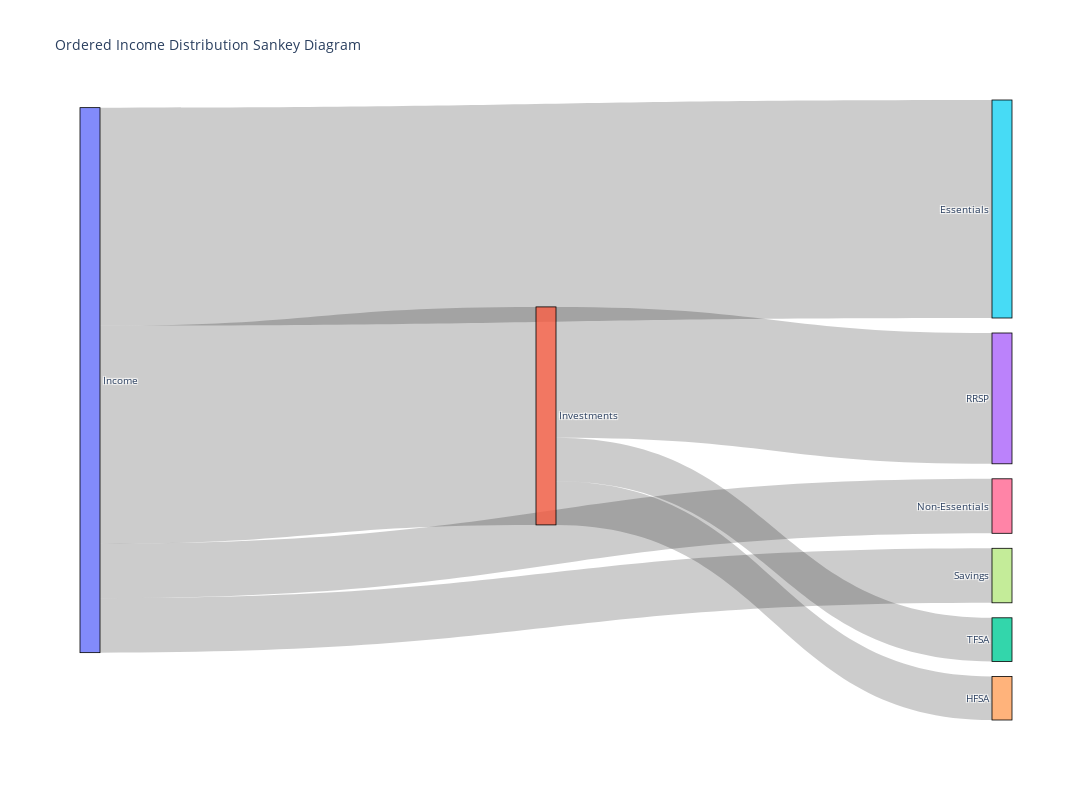

Notebook source saved alongside this figure:
### Code cell
# Iteration 2 

import plotly.graph_objects as go

def create_sankey_diagram_ordered_with_larger_size(income, essentials_pct, non_essentials_pct, investments_pct, savings_pct,
                                                   tfsa_pct, rrsp_pct, hfsa_pct):
    # Validate that the total percentage equals 100%
    total_pct = essentials_pct + non_essentials_pct + investments_pct + savings_pct
    if total_pct > 1.0:
        raise ValueError("The total percentage exceeds 100%. Please ensure that the percentages add up to 100.")

    # Validate investment distribution percentages
    total_investment_pct = tfsa_pct + rrsp_pct + hfsa_pct
    if total_investment_pct > 1.0:
        raise ValueError("The total investment distribution percentage exceeds 100%. Please ensure they add up to 100.")

    # Node labels
    labels = ["Income", "Investments", "TFSA", "RRSP", "HFSA", "Essentials", "Non-Essentials", "Savings"]

    # Define the source, target, and value for the Sankey diagram
    source = [0, 1, 1, 1, 0, 0, 0]  # Adding investment subcategories
    target = [1, 2, 3, 4, 5, 6, 7]  # Ordering as per requirement
    investment_amount = income * investments_pct
    value = [investment_amount, investment_amount * tfsa_pct, investment_amount * rrsp_pct, investment_amount * hfsa_pct,
             income * essentials_pct, income * non_essentials_pct, income * savings_pct]

    # Create the Sankey diagram
    fig = go.Figure(data=[go.Sankey(
        node=dict(
            pad=15,
            thickness=20,
            line=dict(color="black", width=0.8),
            label=labels
        ),
        link=dict(
            source=source,
            target=target,
            value=value
        ))])

    # Update layout with increased size
    fig.update_layout(title_text="Ordered Income Distribution Sankey Diagram", font_size=10, width=1600, height=800)

    return fig

# Example user input (for running locally)
income = float(input("Please specify your monthly or bi-weekly income: "))
essentials_pct = float(input("How much do you spend on Essentials (as a percentage)? ")) / 100
non_essentials_pct = float(input("How much do you spend on Non-Essentials (as a percentage)? ")) / 100
investments_pct = float(input("How much do you invest (as a percentage)? ")) / 100
savings_pct = float(input("How much do you save (as a percentage)? ")) / 100
tfsa_pct = float(input("What percentage of your investments goes to TFSA? ")) / 100
rrsp_pct = float(input("What percentage of your investments goes to RRSP? ")) / 100
hfsa_pct = float(input("What percentage of your investments goes to HFSA? ")) / 100

try:
    sankey_diagram = create_sankey_diagram_ordered_with_larger_size(income, essentials_pct, non_essentials_pct, 
                                                                    investments_pct, savings_pct, 
                                                                    tfsa_pct, rrsp_pct, hfsa_pct)
    sankey_diagram.show()
except ValueError as e:
    print(e)

### Figure 1 — Plotly figure (JSON) as saved in the notebook; plotly's stock layout.template omitted (floating-point values rounded to 4 significant figures)
{"data": [{"link": {"source": [0, 1, 1, 1, 0, 0, 0], "target": [1, 2, 3, 4, 5, 6, 7], "value": [2145.0, 429.0, 1287.0, 429.0, 2145.0, 536.3, 536.3]}, "node": {"label": ["Income", "Investments", "TFSA", "RRSP", "HFSA", "Essentials", "Non-Essentials", "Savings"], "line": {"color": "black", "width": 0.8}, "pad": 15, "thickness": 20}, "type": "sankey"}], "layout": {"font": {"size": 10}, "height": 800, "title": {"text": "Ordered Income Distribution Sankey Diagram"}, "width": 1600}}
